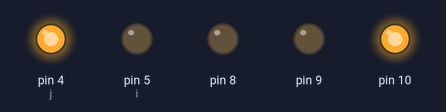
A sketch run on a simulated Arduino Uno, built with avr-gcc and run on an emulated ATmega328P. Shown: output pins drawn as LEDs (lit = HIGH).

Above: at 2.0 s.
At 4.5 s:
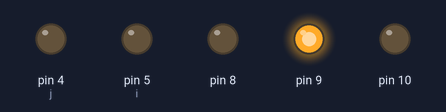
At 7.0 s:
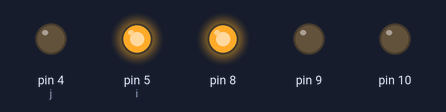
Timing chart, 0 to 11.7 s (numbered marks = the images above):
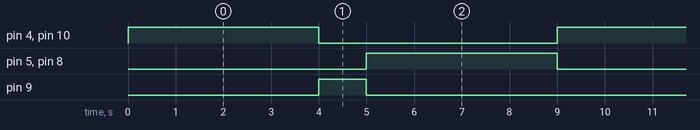

Measured:
- by itself, pin 4 (j), pin 5 (i), pin 8, pin 10: alternates HIGH for 4.0 s and LOW for 5.0 s
- by itself, pin 9: alternates HIGH for 1.0 s and LOW for 8.0 s
- by itself, everything shown: repeats every 9.0 s, in 4 steps

The sketch:

Semaforo_e_LuzPedestre_PucPorUmSemestre.ino
```cpp
int i=5;
int j=4;
void setup() {

pinMode(10,OUTPUT);
pinMode(9,OUTPUT);
pinMode(8,OUTPUT);
pinMode(j,OUTPUT);
pinMode(i,OUTPUT);
}

void loop() {

 digitalWrite(10, HIGH);
 digitalWrite(j,HIGH);
  delay(4000);
  digitalWrite(10, LOW);
  digitalWrite(j,LOW);

 digitalWrite(9, HIGH);
 delay(1000);
 digitalWrite(9, LOW);

 digitalWrite(8, HIGH);
digitalWrite(i,HIGH);
 delay(4000);
 digitalWrite(8, LOW);
 digitalWrite(i,LOW);
}
```
